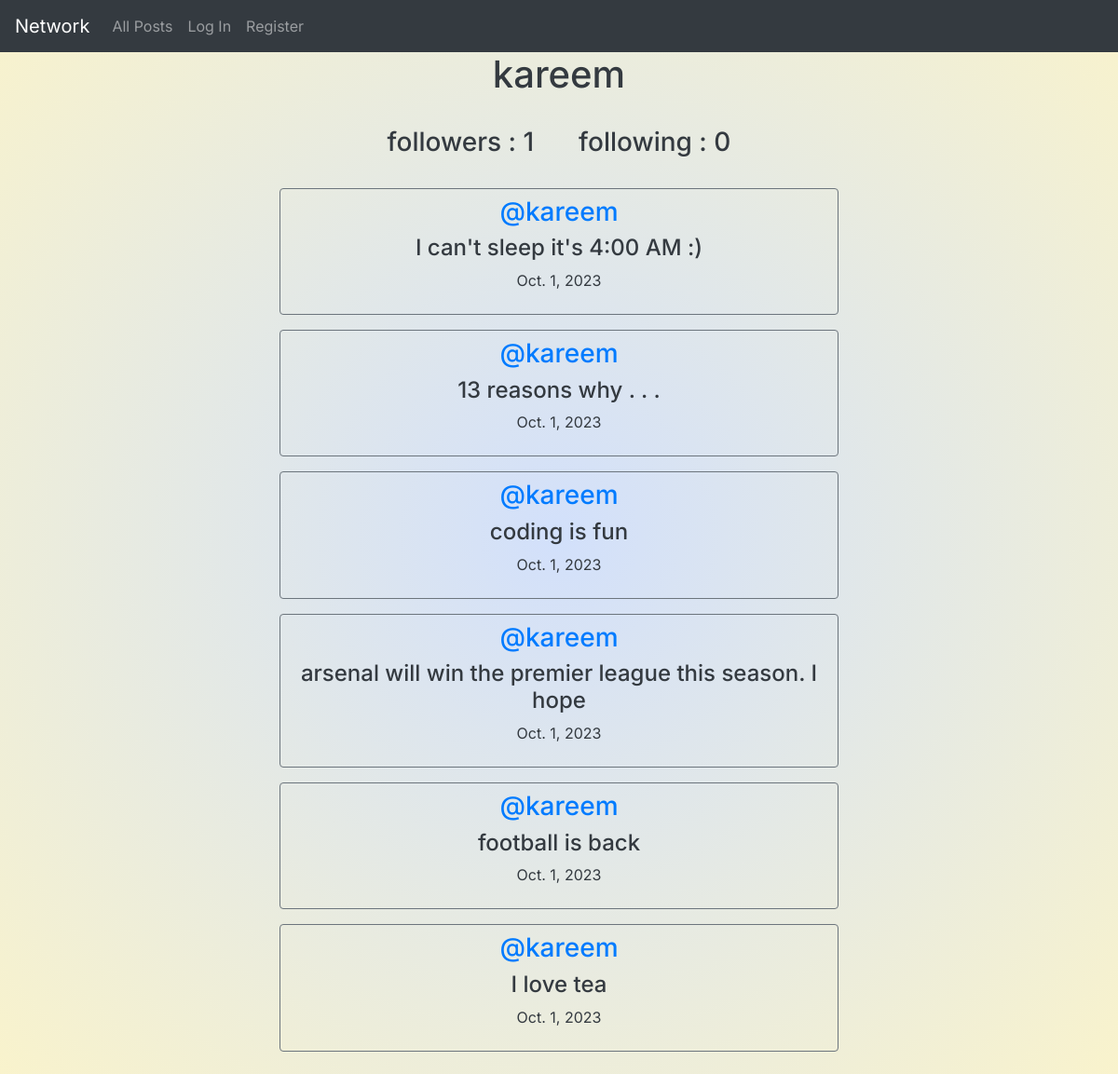
The page /profile/4/ on the database its author committed.
### network/models.py (models this page shows, shortened)
class User(AbstractUser):
    pass

class Post(models.Model):
    content = models.CharField(max_length=150)
    user = models.ForeignKey(User,on_delete=models.CASCADE,related_name="user")
    date = models.DateField(auto_now_add=True)

### network/views.py (the view)
# urls.py: path('profile/<int:user_id>/', views.profile, name='profile'),
def profile(request,user_id):
    user = User.objects.get(pk=user_id)
    all_posts = Post.objects.filter(user=user).order_by("id").reverse()
    following = Follow.objects.filter(user=user)
    followers = Follow.objects.filter(user_follower=user)
    try:
        check_follow = followers.filter(user=User.objects.get(pk=request.user.id))
        if len(check_follow) != 0:
            is_following = True
        else:
            is_following = False
    except:
        is_following = False
    paginator  = Paginator (all_posts , 10)
    page_num = request.GET.get('page')
    post_page = paginator.get_page(page_num)
    return render(request, "network/profile.html",{
        "all_posts":all_posts,
        "post_page":post_page,
        "username":user.username,
        "following":following,
        "followers":followers,
        "is_following":is_following,
        "user_profile":user,
    })

### network/templates/network/profile.html (shortened to what this page needs)
{% extends "network/layout.html" %} {% block body %}
<h1 class="text-dark text-center">{{username}}</h1>
<div class="mt-2 ml-4 mr-4">
  <div class="container d-flex justify-content-center">
    <h3 class="text-dark text-center m-4">followers : {{followers.count}}</h3>
    <h3 class="text-dark text-center m-4">following : {{following.count}}</h3>
  </div>
</div>
{% for p in post_page %}
<div class="d-flex justify-content-center align-items-center">
  <div class="border border-secondary rounded p-2 m-2 text-dark text-center col-6">
    <h3 class="text-dark text-center">
      <a href="{% url 'profile' user_id=p.user.id %}">@{{p.user}}</a>
    </h3>
    <h4 class="text-dark text-center">{{p.content}}</h4>
    <p class="text-dark text-center">{{p.date}}</p>
  </div>
</div>
{% endfor %}
{% endblock %}

### network/static/network/styles.css (style rules this page uses)
body { background-image:radial-gradient( #D2E0FB , #F9F3CC); font-family: inter , sans-serif; }

### rows shown on the page
User: username "kareem"
Post: user "kareem", content "I can't sleep it's 4:00 AM :)", date "Oct. 1, 2023"
Post: user "kareem", content "13 reasons why . . .", date "Oct. 1, 2023"
Post: user "kareem", content "coding is fun", date "Oct. 1, 2023"
Post: user "kareem", content "arsenal will win the premier league this season. I hope", date "Oct. 1, 2023"
Post: user "kareem", content "football is back", date "Oct. 1, 2023"
Post: user "kareem", content "I love tea", date "Oct. 1, 2023"

### other values the page prints
{{ followers.count }} "1"
{{ following.count }} "0"
